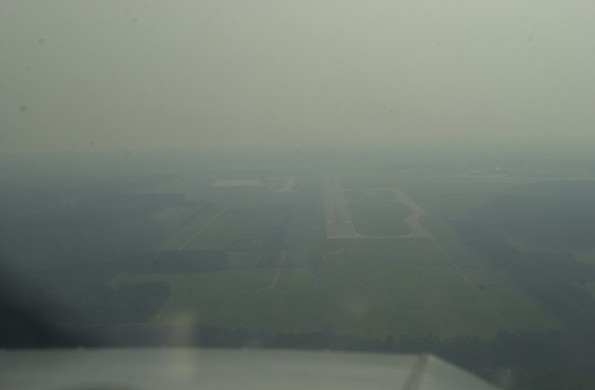
#> input picture basic-learning/frog.jpg, 595 x 390 px, given in place of the camera
$ python meanShift.py -image frog.jpg
#> lines starting #> are read from the running program, lines starting #| are printed output that depends on the picture
import numpy as np
import cv2 as cv
import argparse
parser = argparse.ArgumentParser(description='This sample demonstrates the meanshift algorithm. \
                                              The example file can be downloaded from: \
                                              https://www.bogotobogo.com/python/OpenCV_Python/images/mean_shift_tracking/slow_traffic_small.mp4')
parser.add_argument('-image', type=str, help='path to image file')
args = parser.parse_args()
# cap = cv.VideoCapture(args.image)
cap = cv.VideoCapture(0)
# 视频的第一帧
ret,frame = cap.read()
#> frame is the input picture: shape (390, 595, 3); mean B, G, R 113.8, 122.5, 113.3
# 设置窗口的初始位置
x, y, w, h = 200, 200, 100, 50 # simply hardcoded the values
track_window = (x, y, w, h)
# 设置初始ROI来追踪
roi = frame[y:y+h, x:x+w]
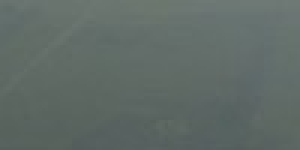
#> roi: shape (50, 100, 3) (shown 3 times larger); mean B, G, R 102.7, 106.9, 95.8
hsv_roi =  cv.cvtColor(roi, cv.COLOR_BGR2HSV)
#> hsv_roi: shape (50, 100, 3); mean H, S, V 78.9, 26.5, 106.9
mask = cv.inRange(hsv_roi, np.array((0., 60.,32.)), np.array((180.,255.,255.)))
#> mask: shape (50, 100); every value is 0
roi_hist = cv.calcHist([hsv_roi],[0],mask,[180],[0,180])
#> roi_hist = 180 values from 0 to 0
cv.normalize(roi_hist,roi_hist,0,255,cv.NORM_MINMAX)
# 设置终止条件，可以是10次迭代，也可以至少移动1 pt
term_crit = ( cv.TERM_CRITERIA_EPS | cv.TERM_CRITERIA_COUNT, 10, 1 )
while(1):
    ret, frame = cap.read()
    if ret == True:
        hsv = cv.cvtColor(frame, cv.COLOR_BGR2HSV)
#> hsv: shape (390, 595, 3); mean H, S, V 63.8, 27.1, 122.6
        dst = cv.calcBackProject([hsv],[0],roi_hist,[0,180],1)
#> dst: shape (390, 595); every value is 0
        # 应用meanshift来获取新位置
        ret, track_window = cv.meanShift(dst, track_window, term_crit)
#> ret = 0; track_window = (200, 200, 100, 50)
        # 在图像上绘制
        x,y,w,h = track_window
#> x = 200; y = 200; w = 100; h = 50
        img2 = cv.rectangle(frame, (x,y), (x+w,y+h), 255,2)
        cv.imshow('img2',img2)
        k = cv.waitKey(30) & 0xff
#> (key Esc is pressed here)
        if k == 27:
            break
    else:
        break

$ run again, on basic-learning/qianguaban.jpg
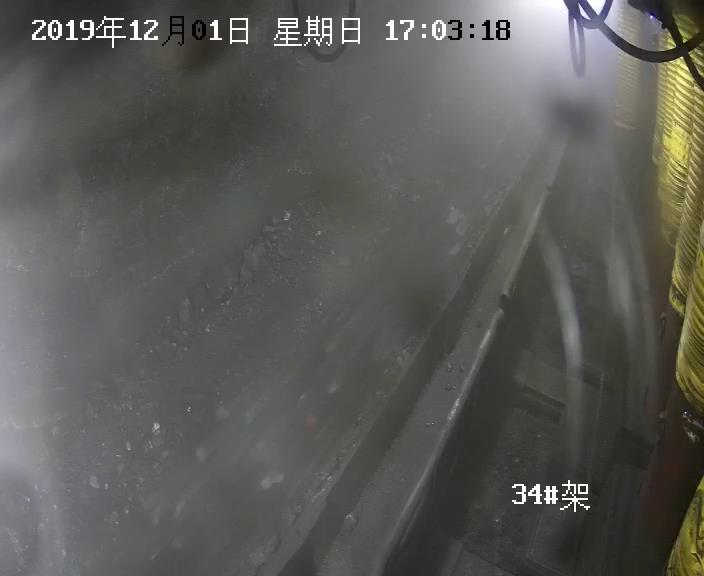
#> input picture basic-learning/qianguaban.jpg, 704 x 576 px, given in place of the camera
#> frame is the input picture: shape (576, 704, 3); mean B, G, R 86.6, 90.7, 90.4
#> `roi = frame[y:y+h, x:x+w]`:
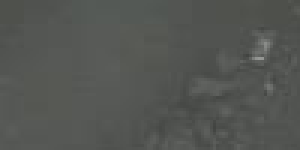
#> roi: shape (50, 100, 3) (shown 3 times larger); mean B, G, R 82.5, 85.8, 83.7
#> hsv_roi: shape (50, 100, 3); mean H, S, V 49.5, 10.2, 85.8
#> mask: shape (50, 100); every value is 0
#> roi_hist = 180 values from 0 to 0
#> hsv: shape (576, 704, 3); mean H, S, V 51.3, 19, 92.2
#> dst: shape (576, 704); every value is 0
#> ret = 0; track_window = (200, 200, 100, 50)
#> x = 200; w = 100; h = 50
